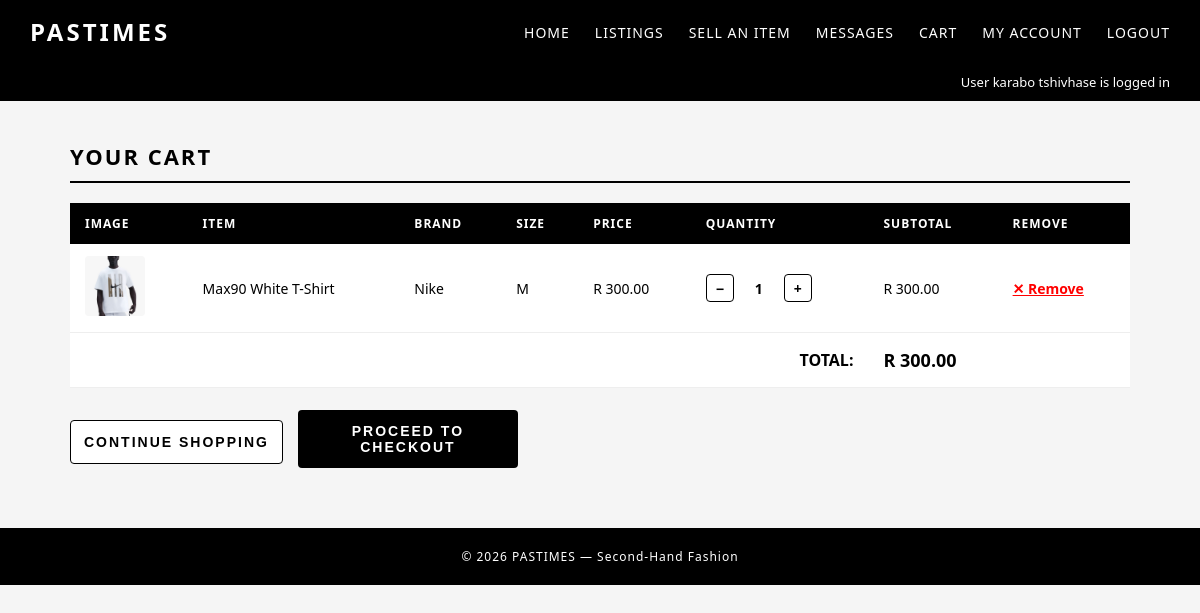
The app's page /cart.php (signed in) with its own data.
### tables this page shows
CREATE TABLE `tblcart` (
  `cartID` int(11) NOT NULL,
  `userID` int(11) NOT NULL,
  `clothesID` int(11) NOT NULL,
  `addedAt` datetime DEFAULT current_timestamp(),
  `quantity` int(11) DEFAULT 1
);

CREATE TABLE `tblclothes` (
  `clothesID` int(11) NOT NULL,
  `title` varchar(100) NOT NULL,
  `brand` varchar(50) NOT NULL,
  `size` varchar(10) NOT NULL,
  `condition` varchar(20) NOT NULL,
  `price` decimal(10,2) NOT NULL,
  `image` varchar(255) DEFAULT NULL,
  `status` enum('available','sold') DEFAULT 'available',
  `createdAt` datetime DEFAULT current_timestamp()
);

### cart.php (the view, shortened to what this page needs)
<?php
include('DBConn.php');
$userID  = $_SESSION['userID'];
$sql = "SELECT tblCart.cartID, tblCart.quantity, tblClothes.clothesID, tblClothes.title,
               tblClothes.brand, tblClothes.size, tblClothes.price,
               tblClothes.image, tblClothes.`condition`
        FROM tblCart
        JOIN tblClothes ON tblCart.clothesID = tblClothes.clothesID
        WHERE tblCart.userID = $userID";
$result = $conn->query($sql);
$total     = 0;
$cartItems = [];
while ($item = $result->fetch_assoc()) {
    $cartItems[] = $item;
    $total += ($item['price'] * $item['quantity']);
}
?>
<!DOCTYPE html>
<html lang="en">
<head>
    <link rel="stylesheet" href="css/style.css">
</head>
<body>
<nav>
    <a href="index.php" class="logo">PASTIMES</a>
    <ul>
        <li><a href="index.php">Home</a></li>
        <li><a href="listings.php">Listings</a></li>
        <li><a href="sellItem.php">Sell an Item</a></li>
        <li><a href="myMessages.php">Messages</a></li>
        <li><a href="cart.php">Cart</a></li>
        <li><a href="dashboard.php">My Account</a></li>
        <li><a href="logout.php">Logout</a></li>
    </ul>
</nav>
<div class="user-bar">
    User <?php echo htmlspecialchars($_SESSION['firstName'] . ' ' . $_SESSION['lastName']); ?> is logged in
</div>
<div class="container">
    <h2>Your Cart</h2>
    <?php if (count($cartItems) > 0): ?>
        <table class="data-table">
            <tr>
                <th>Image</th>
                <th>Item</th>
                <th>Brand</th>
                <th>Size</th>
                <th>Price</th>
                <th>Quantity</th>
                <th>Subtotal</th>
                <th>Remove</th>
            </tr>
            <?php foreach ($cartItems as $item): ?>
                <tr>
                    <td>
                        <img src="images/<?php echo htmlspecialchars($item['image']); ?>"
                             alt="<?php echo htmlspecialchars($item['title']); ?>"
                             style="width:60px; height:60px; object-fit:cover; border-radius:4px;">
                    </td>
                    <td><?php echo htmlspecialchars($item['title']); ?></td>
                    <td><?php echo htmlspecialchars($item['brand']); ?></td>
                    <td><?php echo htmlspecialchars($item['size']); ?></td>
                    <td>R <?php echo number_format($item['price'], 2); ?></td>
                    <td>
                        <div class="qty-control">
                            <a href="cart.php?decrease=<?php echo $item['cartID']; ?>"
                               class="qty-btn">−</a>
                            <span class="qty-value"><?php echo $item['quantity']; ?></span>
                            <a href="cart.php?increase=<?php echo $item['cartID']; ?>"
                               class="qty-btn">+</a>
                        </div>
                    </td>
                    <td>R <?php echo number_format($item['price'] * $item['quantity'], 2); ?></td>
                    <td>
                        <a href="cart.php?remove=<?php echo $item['cartID']; ?>"
                           style="color:red; font-weight:600;"
                           onclick="return confirm('Remove this item from cart?')">
                            ✕ Remove
                        </a>
                    </td>
                </tr>
            <?php endforeach; ?>
            <tr>
                <td colspan="6" style="text-align:right; font-weight:600;
                    font-size:16px; padding:15px;">
                    TOTAL:
                </td>
                <td colspan="2" style="font-weight:bold; font-size:18px; padding:15px;">
                    R <?php echo number_format($total, 2); ?>
                </td>
            </tr>
        </table>
        <br>
        <div style="display:flex; gap:15px; flex-wrap:wrap;">
            <a href="listings.php">
                <button class="btn-secondary" style="max-width:220px;">
                    Continue Shopping
                </button>
            </a>
            <a href="checkout.php">
                <button class="btn-primary" style="max-width:220px;">
                    Proceed to Checkout
                </button>
            </a>
        </div>
    <?php endif; ?>
</div>
<footer>
    <p>&copy; 2026 PASTIMES — Second-Hand Fashion</p>
</footer>
</body>
</html>

### css/style.css (style rules this page uses)
* { margin: 0; padding: 0; box-sizing: border-box; }
body { font-family: 'Segoe UI', Tahoma, Geneva, Verdana, sans-serif; background-color: #f5f5f5; color: #000000; }
nav { background-color: #000000; padding: 15px 30px; display: flex; justify-content: space-between; align-items: center; }
nav .logo { color: #ffffff; font-size: 24px; font-weight: bold; letter-spacing: 3px; text-decoration: none; }
nav ul { list-style: none; display: flex; gap: 25px; }
nav ul li a { color: #ffffff; text-decoration: none; font-size: 14px; letter-spacing: 1px; text-transform: uppercase; }
.btn-primary { width: 100%; padding: 13px; background-color: #000000; color: #ffffff; border: none; border-radius: 4px; font-size: 14px; font-weight: 600; letter-spacing: 2px; text-transform: uppercase; cursor: pointer; transition: background 0.2s; }
.btn-secondary { width: 100%; padding: 13px; background-color: #ffffff; color: #000000; border: 1px solid #000000; border-radius: 4px; font-size: 14px; font-weight: 600; letter-spacing: 2px; text-transform: uppercase; cursor: pointer; margin-top: 10px; transition: background 0.2s; }
.data-table { width: 100%; border-collapse: collapse; margin-top: 20px; background-color: #ffffff; }
.data-table th { background-color: #000000; color: #ffffff; padding: 12px 15px; text-align: left; font-size: 12px; letter-spacing: 1px; text-transform: uppercase; }
.data-table td { padding: 12px 15px; border-bottom: 1px solid #eeeeee; font-size: 14px; }
.container { max-width: 1100px; margin: 40px auto; padding: 0 20px; }
.container h2 { font-size: 22px; letter-spacing: 2px; text-transform: uppercase; margin-bottom: 20px; border-bottom: 2px solid #000000; padding-bottom: 10px; }
.user-bar { background-color: #000000; color: #ffffff; padding: 10px 30px; font-size: 13px; text-align: right; }
footer { background-color: #000000; color: #ffffff; text-align: center; padding: 20px; font-size: 12px; letter-spacing: 1px; margin-top: 60px; }

### cart.php (style rules this page uses)
.qty-control { display: flex; align-items: center; gap: 10px; }
.qty-btn { width: 28px; height: 28px; border: 1px solid #000; background: #fff; border-radius: 4px; cursor: pointer; font-weight: bold; display: flex; align-items: center; justify-content: center; text-decoration: none; color: #000; }
.qty-value { min-width: 30px; text-align: center; font-weight: 600; }

### records on screen
tblcart: clothesID.image (picture), clothesID.title "Max90 White T-Shirt", clothesID.brand "Nike", clothesID.size "M", clothesID.price "300.00", quantity "1", $item['price']*$item['quantity'] "300.00"

### other values on screen
$_SESSION['firstName'] . ' ' . $_SESSION['lastName'] "karabo tshivhase"
$total "300.00"
